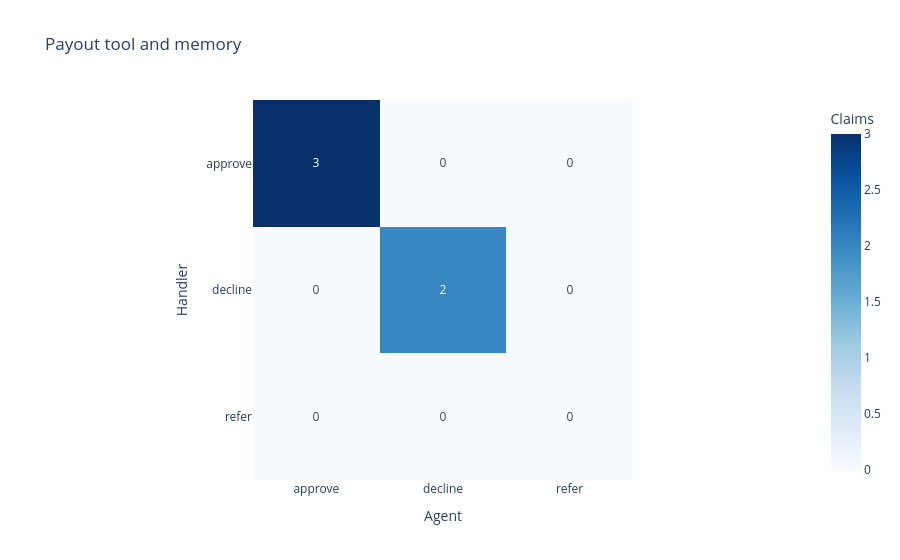

The code cell stored with this chart in its notebook:
### Code cell
show_confusion_matrix(memory_table, "Payout tool and memory")

### Figure 1 — Plotly figure (JSON) as saved in the notebook; plotly's stock layout.template omitted (floating-point values rounded to 4 significant figures)
{"data": [{"coloraxis": "coloraxis", "hovertemplate": "Agent: %{x}<br>Handler: %{y}<br>Claims: %{z}<extra></extra>", "name": "0", "texttemplate": "%{z}", "type": "heatmap", "x": ["approve", "decline", "refer"], "xaxis": "x", "y": ["approve", "decline", "refer"], "yaxis": "y", "z": [[3, 0, 0], [0, 2, 0], [0, 0, 0]]}], "layout": {"coloraxis": {"autocolorscale": false, "colorbar": {"title": {"text": "Claims"}}, "colorscale": [[0, "rgb(247,251,255)"], [0.125, "rgb(222,235,247)"], [0.25, "rgb(198,219,239)"], [0.375, "rgb(158,202,225)"], [0.5, "rgb(107,174,214)"], [0.625, "rgb(66,146,198)"], [0.75, "rgb(33,113,181)"], [0.875, "rgb(8,81,156)"], [1, "rgb(8,48,107)"]]}, "title": {"text": "Payout tool and memory"}, "xaxis": {"anchor": "y", "constrain": "domain", "domain": [0, 1], "scaleanchor": "y", "title": {"text": "Agent"}}, "yaxis": {"anchor": "x", "autorange": "reversed", "constrain": "domain", "domain": [0, 1], "title": {"text": "Handler"}}}}
